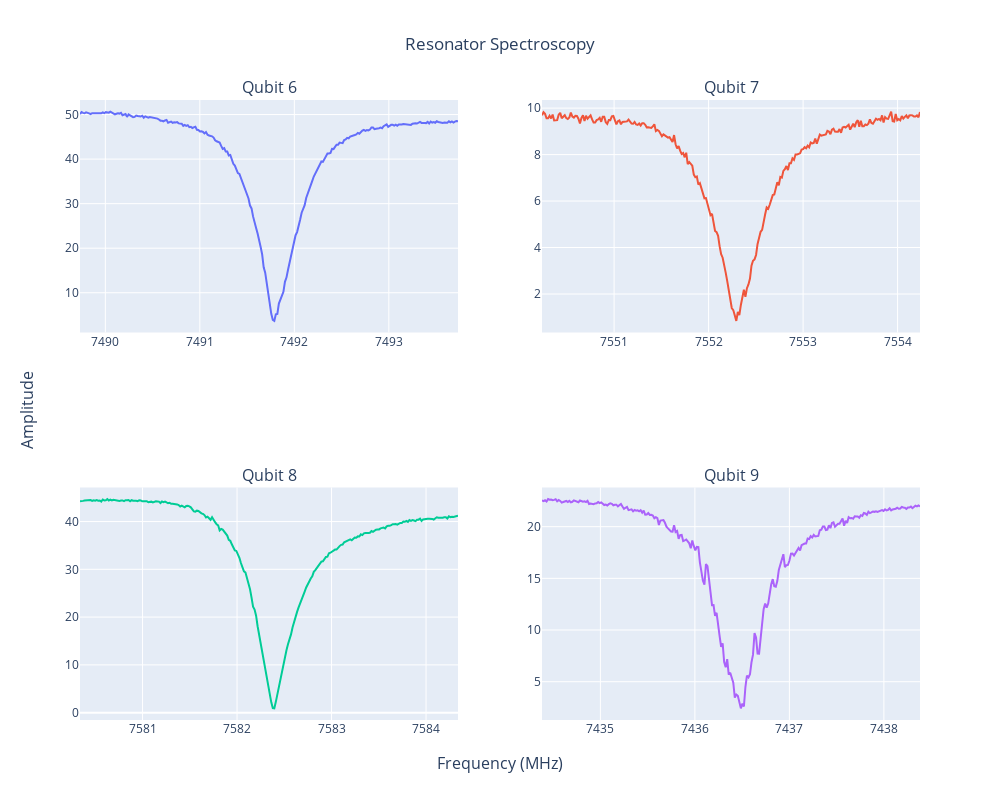

The cell this chart's notebook holds for it:
### Code cell
# Create a 2x2 subplot figure
fig = sp.make_subplots(
    rows=2, cols=2,
    subplot_titles=("Qubit 6", "Qubit 7", "Qubit 8", "Qubit 9"),
    x_title="Frequency (MHz)",
    y_title="Amplitude"
)

# Add each qubit's result to a different subplot
fig.add_trace(go.Scatter(x=f1, y=q1, mode='lines', name='Qubit 6'), row=1, col=1)
fig.add_trace(go.Scatter(x=f2, y=q2, mode='lines', name='Qubit 7'), row=1, col=2)
fig.add_trace(go.Scatter(x=f3, y=q3, mode='lines', name='Qubit 8'), row=2, col=1)
fig.add_trace(go.Scatter(x=f4, y=q4, mode='lines', name='Qubit 9'), row=2, col=2)

# Update layout with a main title
fig.update_layout(
    title="Resonator Spectroscopy",
    height = 800, width = 1000,
    title_x= 0.5,    
    showlegend=False
)

# Show the plot
fig.show()

### Figure 1 — Plotly figure (JSON) as saved in the notebook; plotly's stock layout.template omitted (floating-point values rounded to 4 significant figures; data arrays with more than 128 entries replaced by an {"elided": "..."} marker saying what was removed)
{"data": [{"mode": "lines", "name": "Qubit 6", "type": "scatter", "x": {"elided": "250 float values"}, "xaxis": "x", "y": {"elided": "250 float values"}, "yaxis": "y"}, {"mode": "lines", "name": "Qubit 7", "type": "scatter", "x": {"elided": "250 float values"}, "xaxis": "x2", "y": {"elided": "250 float values"}, "yaxis": "y2"}, {"mode": "lines", "name": "Qubit 8", "type": "scatter", "x": {"elided": "250 float values"}, "xaxis": "x3", "y": {"elided": "250 float values"}, "yaxis": "y3"}, {"mode": "lines", "name": "Qubit 9", "type": "scatter", "x": {"elided": "250 float values"}, "xaxis": "x4", "y": {"elided": "250 float values"}, "yaxis": "y4"}], "layout": {"annotations": [{"font": {"size": 16}, "showarrow": false, "text": "Qubit 6", "x": 0.225, "xanchor": "center", "xref": "paper", "y": 1, "yanchor": "bottom", "yref": "paper"}, {"font": {"size": 16}, "showarrow": false, "text": "Qubit 7", "x": 0.775, "xanchor": "center", "xref": "paper", "y": 1, "yanchor": "bottom", "yref": "paper"}, {"font": {"size": 16}, "showarrow": false, "text": "Qubit 8", "x": 0.225, "xanchor": "center", "xref": "paper", "y": 0.375, "yanchor": "bottom", "yref": "paper"}, {"font": {"size": 16}, "showarrow": false, "text": "Qubit 9", "x": 0.775, "xanchor": "center", "xref": "paper", "y": 0.375, "yanchor": "bottom", "yref": "paper"}, {"font": {"size": 16}, "showarrow": false, "text": "Frequency (MHz)", "x": 0.5, "xanchor": "center", "xref": "paper", "y": 0, "yanchor": "top", "yref": "paper", "yshift": -30}, {"font": {"size": 16}, "showarrow": false, "text": "Amplitude", "textangle": -90, "x": 0, "xanchor": "right", "xref": "paper", "xshift": -40, "y": 0.5, "yanchor": "middle", "yref": "paper"}], "height": 800, "showlegend": false, "title": {"text": "Resonator Spectroscopy", "x": 0.5}, "width": 1000, "xaxis": {"anchor": "y", "domain": [0, 0.45]}, "xaxis2": {"anchor": "y2", "domain": [0.55, 1]}, "xaxis3": {"anchor": "y3", "domain": [0, 0.45]}, "xaxis4": {"anchor": "y4", "domain": [0.55, 1]}, "yaxis": {"anchor": "x", "domain": [0.625, 1]}, "yaxis2": {"anchor": "x2", "domain": [0.625, 1]}, "yaxis3": {"anchor": "x3", "domain": [0, 0.375]}, "yaxis4": {"anchor": "x4", "domain": [0, 0.375]}}}
